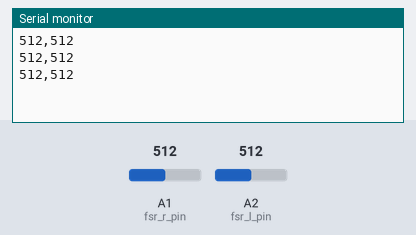
The sketch below on a simulated Arduino Uno, built with avr-gcc and run on an emulated ATmega328P. Parts: the last lines printed to the serial monitor. The inputs (shaded band) are chosen by the test bench; at power-on: A1 (fsr_r_pin) = 512, A2 (fsr_l_pin) = 512.

Above: at 1.3 s.
1.4 s: A1 (fsr_r_pin) set to 716
At 1.9 s:
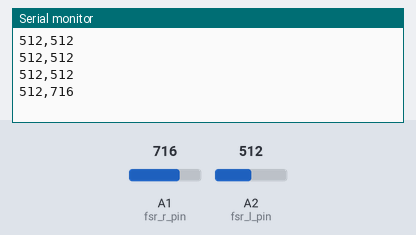
2.9 s: A2 (fsr_l_pin) set to 716
At 3.4 s:
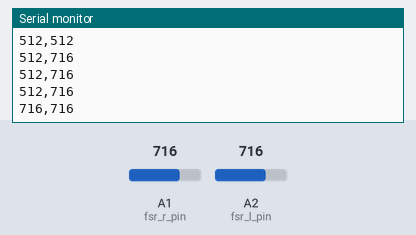
4.4 s: A1 (fsr_r_pin) set to 900
At 4.9 s:
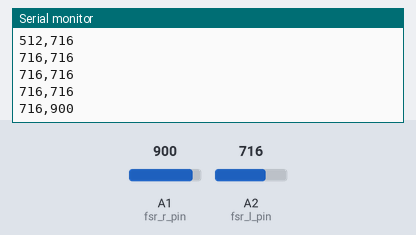
5.9 s: A2 (fsr_l_pin) set to 900
At 6.4 s:
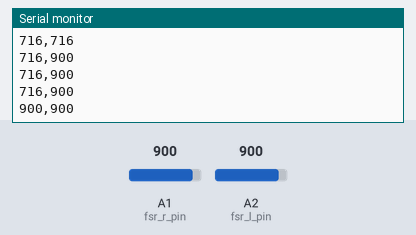
Timing chart, 0 to 8.4 s (numbered marks = the images above; inputs shaded):
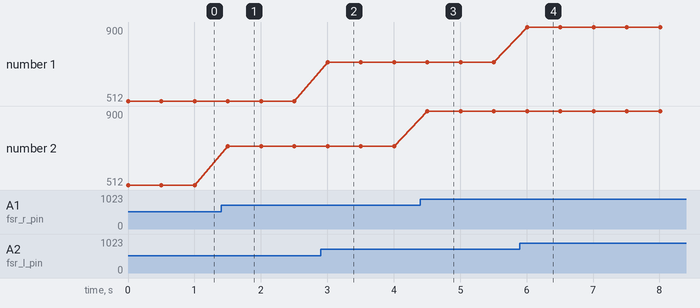

The sketch:

fsr_arduino.ino
```cpp
/**
.. module:: test/fsr_arduino
   : platform:
   : synopsis: test fsrs on arduino

.. moduleauthor:: @anchitsh96

**/
int fsr_l = 0;
int fsr_r = 0;

int fsr_r_pin = A1;
int fsr_l_pin = A2;

void setup() {
  // put your setup code here, to run once:
  Serial.begin(9600);
  pinMode(fsr_r_pin, INPUT);
  pinMode(fsr_l_pin, INPUT);
}

void loop() {
  fsr_r = analogRead(fsr_r_pin);
  fsr_l = analogRead(fsr_l_pin);

  Serial.print(fsr_l);
  Serial.print(",");
  Serial.println(fsr_r);
  delay(500);
}
```

Measured:
- after the input at 1.4 s, the serial monitor: prints a new line after 0.10 s (image 1)
- after the input at 2.9 s, the serial monitor: prints a new line after 0.10 s (image 2)
- after the input at 4.4 s, the serial monitor: prints a new line after 0.11 s (image 3)
- after the input at 5.9 s, the serial monitor: prints a new line after 0.11 s (image 4)
- plotted number 2: 512 → 716 after the input at 1.4 s, 716 → 900 after the input at 4.4 s
